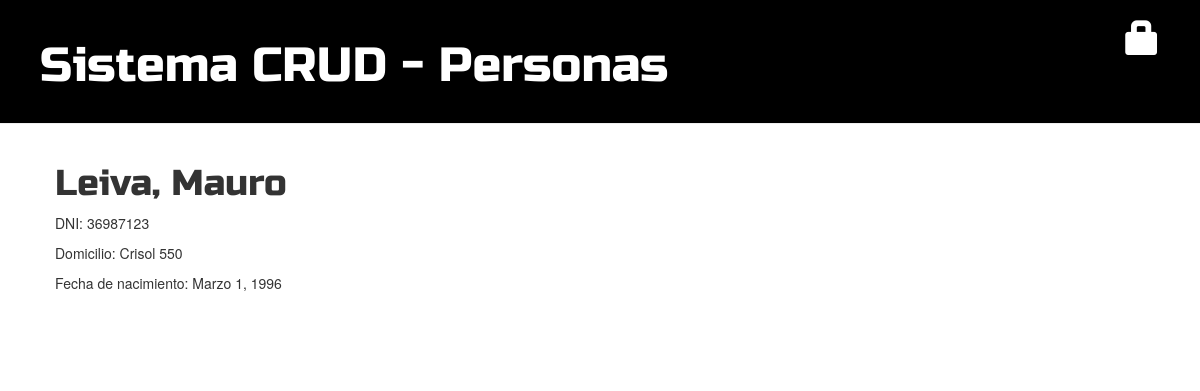
The app's page /post/1/ with its own data.
### blog/models.py (models this page shows, shortened)
class Persona(models.Model):
    author = models.ForeignKey('auth.User', on_delete=models.CASCADE)
    apellido = models.CharField(max_length=100)
    nombre = models.CharField(max_length=100)
    dni = models.CharField(max_length=100)
    domicilio = models.CharField(max_length=200)
    fechaDeNacimiento = models.DateField()
    fechaDeAlta = models.DateTimeField(default=timezone.now)

### blog/views.py (the view)
# urls.py: path('post/<int:pk>/', views.post_detail, name='post_detail'),
def post_detail(request, pk):
    persona = get_object_or_404(Persona, pk=pk)
    return render(request, 'blog/post_detail.html', {'persona': persona})

### blog/templates/blog/post_detail.html (shortened to what this page needs)
{% extends 'blog/base.html' %}
{% block content %}
    <div class="post">
        <h1>{{ persona.apellido }}, {{ persona.nombre}}</h1>
        <p>DNI: {{ persona.dni}}</p>
        <p>Domicilio: {{ persona.domicilio}}</p>
        <p>Fecha de nacimiento: {{ persona.fechaDeNacimiento}}</p>
    </div>
{% endblock %}

### blog/static/css/blog.css (style rules this page uses)
h1, h2, h3, h4 { font-family: 'Russo One', sans-serif; }
.post { margin-bottom: 70px; }

### records on screen
Persona: apellido "Leiva", nombre "Mauro", dni "36987123", domicilio "Crisol 550", fechaDeNacimiento "Marzo 1, 1996"
